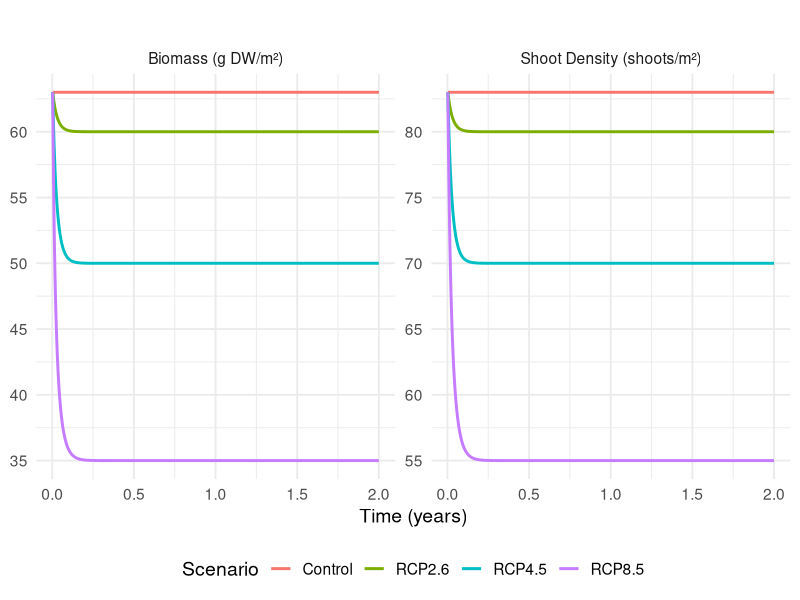

Write R code to recreate this figure.
#Basic Logistic Growth Model


# Load necessary libraries
install.packages(c("tidyverse", "readr"))
library(tidyverse)
library(readr)

# Parameters for each scenario, including Control
parameters <- list(
  "Control" = list(delta_temp = 0, delta_pH = 0, delta_SLR = 0, delta_storms = 0, Kb = 63, Kd = 83),
  "RCP2.6" = list(delta_temp = 1, delta_pH = 0.07, delta_SLR = 0.29, delta_storms = 0, Kb = 60, Kd = 80),
  "RCP4.5" = list(delta_temp = 1.5, delta_pH = 0.14, delta_SLR = 0.36, delta_storms = 0, Kb = 50, Kd = 70),
  "RCP8.5" = list(delta_temp = 3.5, delta_pH = 0.31, delta_SLR = 0.53, delta_storms = 2, Kb = 35, Kd = 55)
)

# Constants
r0 <- 0.095  # Baseline growth rate
#Placeholder values
alpha <- 0.02; beta <- 0.01; gamma <- 0.03; delta <- 0.05 # Stressor impacts
B0 <- 63  # Initial biomass (g DW/m²)
D0 <- 83  # Initial shoot density (shoots/m²)
time_steps <- 730  # Number of time steps (days)

# Data storage
results <- data.frame()

# Simulation loop for each scenario
for (scenario in names(parameters)) {
  params <- parameters[[scenario]]
  r <- r0 * (1 - alpha * params$delta_temp) * 
    (1 - beta * params$delta_pH) * 
    (1 - gamma * params$delta_SLR) * 
    (1 - delta * params$delta_storms)
  
# Scenario-specific carrying capacities
  Kb <- params$Kb
  Kd <- params$Kd
  
  biomass <- numeric(time_steps); density <- numeric(time_steps)
  biomass[1] <- B0; density[1] <- D0
  
  for (t in 2:time_steps) {
    biomass[t] <- biomass[t-1] + r * biomass[t-1] * (1 - biomass[t-1] / Kb)
    density[t] <- density[t-1] + r * density[t-1] * (1 - density[t-1] / Kd)
  }
  
  results <- rbind(results, data.frame(
    Scenario = scenario,
    Time = 1:time_steps,
    Biomass = biomass,
    Density = density
  ))
}

# Convert data to long format for ggplot
results_long <- results %>%
  pivot_longer(cols = c("Biomass", "Density"), names_to = "Variable", values_to = "Value")

# Custom labels for facets
custom_labels <- c(
  Biomass = "Biomass (g DW/m²)",
  Density = "Shoot Density (shoots/m²)"
)

# Plot using ggplot2
ggplot(results_long, aes(x = Time / 365, y = Value, color = Scenario)) +  # Time in years
  geom_line(size = 1) +
  facet_wrap(~Variable, scales = "free_y", labeller = as_labeller(custom_labels)) +
  labs(title = "",
       x = "Time (years)", y = NULL, color = "Scenario") +
  theme_minimal(base_size = 14) +
  theme(legend.position = "bottom")

